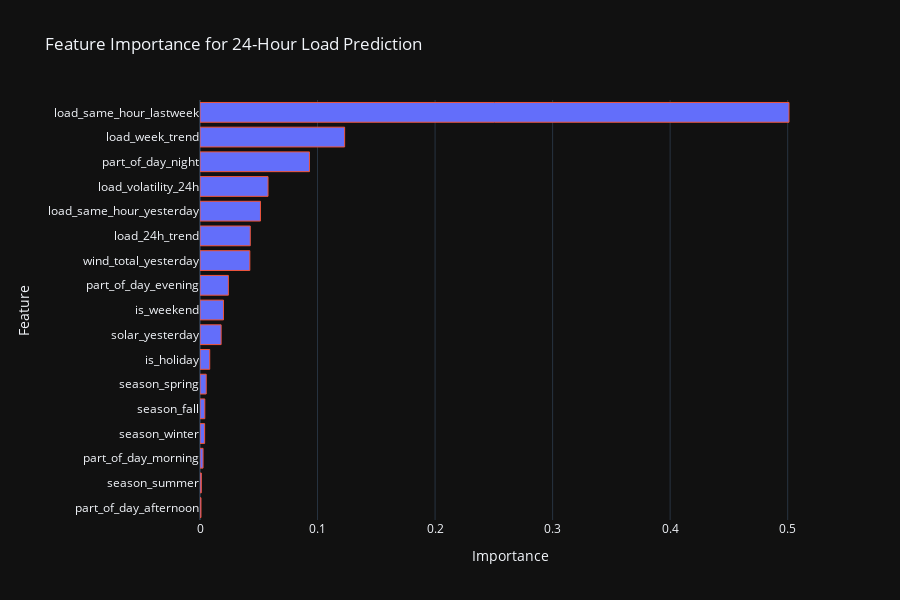

Source (notebook cell):
### Markdown cell above
### 2. Feature Engineering Pipeline

Our feature set consists of three main categories:
1. **Temporal Features**: Calendar-based patterns (weekends, holidays, seasons)
2. **Load History**: Previous day and week load patterns
3. **Renewable Energy**: Solar and wind generation patterns

#### 2.1 Temporal Feature Creation

### Code cell
import plotly.graph_objects as go

def plot_feature_importance(X_train, y_train):
    from sklearn.ensemble import RandomForestRegressor
    
    # Train a simple RF model to get feature importance
    rf = RandomForestRegressor(n_estimators=100, random_state=42)
    rf.fit(X_train, y_train)
    
    # Create importance DataFrame
    importance_df = pd.DataFrame({
        'Feature': X_train.columns,
        'Importance': rf.feature_importances_
    }).sort_values('Importance', ascending=False)
    
    # Create Plotly figure
    fig = go.Figure()
    
    # Add bar plot
    fig.add_trace(
        go.Bar(
            x=importance_df['Importance'],
            y=importance_df['Feature'],
            orientation='h',
            marker=dict(
                color='#636EFA',
                line=dict(color='#EF553B', width=1)
            )
        )
    )
    
    # Update layout
    fig.update_layout(
        template='plotly_dark',
        title='Feature Importance for 24-Hour Load Prediction',
        xaxis_title='Importance',
        yaxis_title='Feature',
        height=600,
        yaxis=dict(autorange="reversed"),  # To match the original order
        margin=dict(l=200)  # Add more margin for feature names
    )
    
    fig.show()
    
    # Print top 5 features
    print("\nTop 5 Most Important Features:")
    print(importance_df.head().to_string(index=False))
    
    return importance_df

# Generate and display feature importance
importance_df = plot_feature_importance(X_train, y_train)

### Figure 1 — Plotly figure (JSON) as saved in the notebook; plotly's stock layout.template omitted (floating-point values rounded to 4 significant figures)
{"data": [{"marker": {"color": "#636EFA", "line": {"color": "#EF553B", "width": 1}}, "orientation": "h", "type": "bar", "x": [0.5011, 0.1231, 0.09311, 0.05788, 0.05144, 0.04276, 0.0424, 0.02413, 0.01996, 0.01798, 0.008282, 0.00528, 0.004087, 0.003935, 0.002605, 0.001142, 0.0008293], "y": ["load_same_hour_lastweek", "load_week_trend", "part_of_day_night", "load_volatility_24h", "load_same_hour_yesterday", "load_24h_trend", "wind_total_yesterday", "part_of_day_evening", "is_weekend", "solar_yesterday", "is_holiday", "season_spring", "season_fall", "season_winter", "part_of_day_morning", "season_summer", "part_of_day_afternoon"]}], "layout": {"height": 600, "margin": {"l": 200}, "title": {"text": "Feature Importance for 24-Hour Load Prediction"}, "xaxis": {"title": {"text": "Importance"}}, "yaxis": {"autorange": "reversed", "title": {"text": "Feature"}}}}
